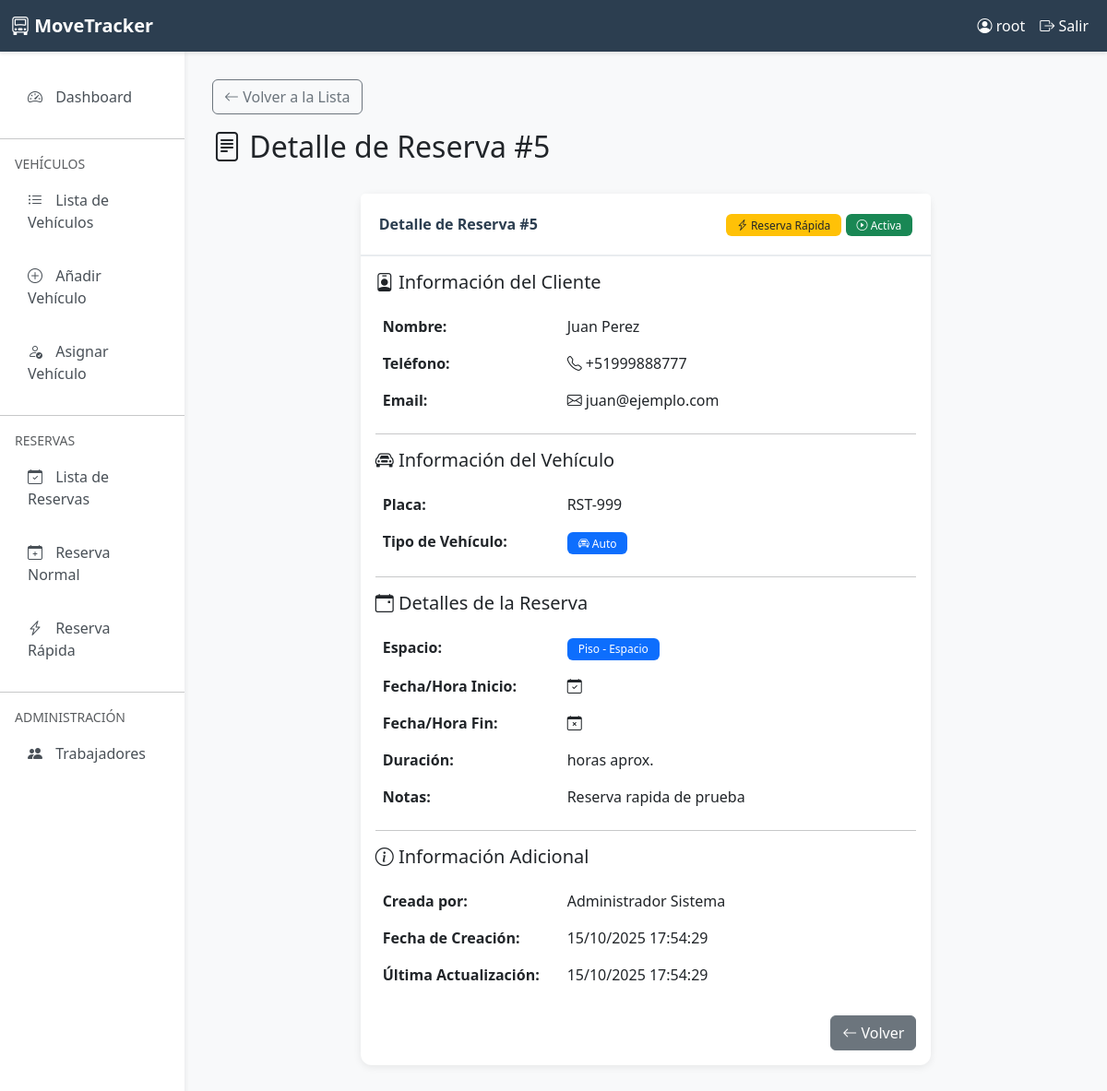
The app's page /parking/reservations/5/ (signed in) with its own data.
### parking/models.py (models this page shows, shortened)
class ParkingReservation(models.Model):
    class ReservationStatus(models.TextChoices):
        PENDING = 'PENDING', 'Pendiente'
        CONFIRMED = 'CONFIRMED', 'Confirmado'
        CANCELLED = 'CANCELLED', 'Cancelado'
        COMPLETED = 'COMPLETED', 'Completado'
    user = models.ForeignKey(
        User,
        on_delete=models.CASCADE,
        related_name='parking_reservations',
        verbose_name='Usuario',
        null=True,
        blank=True,
        help_text='Usuario registrado. Dejar en blanco para reserva rápida/manual'
    )
    vehicle = models.ForeignKey(
        Vehicle,
        on_delete=models.CASCADE,
        related_name='reservations',
        verbose_name='Vehículo',
        null=True,
        blank=True,
        help_text='Vehículo registrado. Dejar en blanco para reserva rápida/manual'
    )
    customer_name = models.CharField(
        max_length=100,
        blank=True,
        verbose_name='Nombre del Cliente',
        help_text='Para reservas rápidas sin usuario registrado'
    )
    customer_phone = models.CharField(
        max_length=20,
        blank=True,
        verbose_name='Teléfono del Cliente',
        help_text='Para reservas rápidas sin usuario registrado'
    )
    customer_email = models.EmailField(
        blank=True,
        verbose_name='Email del Cliente',
        help_text='Para reservas rápidas sin usuario registrado'
    )
    vehicle_plate = models.CharField(
        max_length=20,
        blank=True,
        verbose_name='Placa del Vehículo',
        help_text='Para reservas rápidas sin vehículo registrado'
    )
    vehicle_type_temp = models.CharField(
        max_length=20,
        choices=VehicleType.choices,
        blank=True,
        verbose_name='Tipo de Vehículo (Temporal)',
        help_text='Para reservas rápidas sin vehículo registrado'
    )
    parking_space = models.ForeignKey(
        ParkingSpace,
        on_delete=models.CASCADE,
        related_name='reservations',
        null=True,
        blank=True,
        verbose_name='Espacio Asignado'
    )
    status = models.CharField(
        max_length=20,
        choices=ReservationStatus.choices,
        default=ReservationStatus.PENDING,
        verbose_name='Estado'
    )
    reservation_date = models.DateTimeField(
        verbose_name='Fecha de Reserva',
        help_text='Fecha y hora para la cual se reserva'
    )
    duration_hours = models.PositiveIntegerField(
        verbose_name='Duración (horas)',
        validators=[MinValueValidator(1)],
        default=1
    )
    is_quick_reservation = models.BooleanField(
        default=False,
        verbose_name='Reserva Rápida',
        help_text='Indica si es una reserva rápida/manual sin usuario registrado'
    )
    notes = models.TextField(blank=True, verbose_name='Notas')
    created_by = models.ForeignKey(
        User,
        on_delete=models.SET_NULL,
        null=True,
        blank=True,
        related_name='reservations_created',
        verbose_name='Creado por',
        help_text='Trabajador o admin que creó la reserva'
    )
    created_at = models.DateTimeField(auto_now_add=True, verbose_name='Fecha de Creación')
    updated_at = models.DateTimeField(auto_now=True, verbose_name='Última Actualización')
    class Meta:
        verbose_name = 'Reserva de Estacionamiento'
        verbose_name_plural = 'Reservas de Estacionamiento'
        ordering = ['-reservation_date']
        indexes = [
            models.Index(fields=['status', 'reservation_date']),
            models.Index(fields=['user', 'status']),
            models.Index(fields=['is_quick_reservation', 'status']),
        ]

### parking/views.py (the view)
# urls.py: path('reservations/<int:pk>/', views.reservation_detail, name='reservation_detail'),
@login_required
@user_passes_test(is_admin_or_worker, login_url='user:login')
def reservation_detail(request, pk):
    reservation = get_object_or_404(
        ParkingReservation.objects.select_related(
            'vehicle', 'vehicle__owner', 'parking_space',
            'parking_space__floor', 'created_by'
        ),
        pk=pk
    )
    context = {
        'reservation': reservation,
        'title': f'Detalle de Reserva #{reservation.id}',
        'now': timezone.now()
    }
    return render(request, 'parking/reservation_detail.html', context)

### parking/templates/parking/reservation_detail.html (shortened to what this page needs)
{% extends 'parking/base.html' %}
{% block content %}
<div class="row mb-4">
    <div class="col-12">
        <a href="{% url 'parking:reservation_list' %}" class="btn btn-outline-secondary mb-3">
            <i class="bi bi-arrow-left"></i> Volver a la Lista
        </a>
        <h2><i class="bi bi-file-text"></i> {{ title }}</h2>
    </div>
</div>
<div class="row">
    <div class="col-md-8 mx-auto">
        <div class="card">
            <div class="card-header d-flex justify-content-between align-items-center">
                <span>Detalle de Reserva #{{ reservation.id }}</span>
                <div>
                    {% if reservation.is_quick_reservation %}
                        <span class="badge bg-warning text-dark">
                            <i class="bi bi-lightning-charge"></i> Reserva Rápida
                        </span>
                    {% else %}
                        <span class="badge bg-info">
                            <i class="bi bi-calendar-check"></i> Reserva Normal
                        </span>
                    {% endif %}
                    {% if reservation.is_cancelled %}
                        <span class="badge bg-danger">
                            <i class="bi bi-x-circle"></i> Cancelada
                        </span>
                    {% elif reservation.start_datetime > now %}
                        <span class="badge bg-secondary">
                            <i class="bi bi-clock"></i> Pendiente
                        </span>
                    {% elif reservation.end_datetime < now %}
                        <span class="badge bg-dark">
                            <i class="bi bi-check-circle"></i> Completada
                        </span>
                    {% else %}
                        <span class="badge bg-success">
                            <i class="bi bi-play-circle"></i> Activa
                        </span>
                    {% endif %}
                </div>
            </div>
            <div class="card-body">
                {% if reservation.is_quick_reservation %}
                    <h5 class="mb-3"><i class="bi bi-person-badge"></i> Información del Cliente</h5>
                    <table class="table table-borderless">
                        <tr>
                            <td width="200"><strong>Nombre:</strong></td>
                            <td>{{ reservation.customer_name }}</td>
                        </tr>
                        <tr>
                            <td><strong>Teléfono:</strong></td>
                            <td><i class="bi bi-telephone"></i> {{ reservation.customer_phone }}</td>
                        </tr>
                        {% if reservation.customer_email %}
                        <tr>
                            <td><strong>Email:</strong></td>
                            <td><i class="bi bi-envelope"></i> {{ reservation.customer_email }}</td>
                        </tr>
                        {% endif %}
                    </table>
                    <hr>
                    <h5 class="mb-3"><i class="bi bi-car-front"></i> Información del Vehículo</h5>
                    <table class="table table-borderless">
                        <tr>
                            <td width="200"><strong>Placa:</strong></td>
                            <td>{{ reservation.vehicle_plate }}</td>
                        </tr>
                        <tr>
                            <td><strong>Tipo de Vehículo:</strong></td>
                            <td>
                                {% if reservation.vehicle_type_temp == 'CAR' %}
                                    <span class="badge bg-primary">
                                        <i class="bi bi-car-front"></i> {{ reservation.get_vehicle_type_temp_display }}
                                    </span>
                                {% elif reservation.vehicle_type_temp == 'TRUCK' %}
                                    <span class="badge bg-warning text-dark">
                                        <i class="bi bi-truck"></i> {{ reservation.get_vehicle_type_temp_display }}
                                    </span>
                                {% else %}
                                    <span class="badge bg-info">
                                        <i class="bi bi-bicycle"></i> {{ reservation.get_vehicle_type_temp_display }}
                                    </span>
                                {% endif %}
                            </td>
                        </tr>
                    </table>
                {% endif %}
                <hr>
                <h5 class="mb-3"><i class="bi bi-calendar-event"></i> Detalles de la Reserva</h5>
                <table class="table table-borderless">
                    <tr>
                        <td width="200"><strong>Espacio:</strong></td>
                        <td>
                            <span class="badge bg-primary">
                                Piso {{ reservation.reserved_space.floor.floor_number }} - Espacio {{ reservation.reserved_space.space_number }}
                            </span>
                        </td>
                    </tr>
                    <tr>
                        <td><strong>Fecha/Hora Inicio:</strong></td>
                        <td><i class="bi bi-calendar-check"></i> {{ reservation.start_datetime|date:"d/m/Y H:i" }}</td>
                    </tr>
                    <tr>
                        <td><strong>Fecha/Hora Fin:</strong></td>
                        <td><i class="bi bi-calendar-x"></i> {{ reservation.end_datetime|date:"d/m/Y H:i" }}</td>
                    </tr>
                    <tr>
                        <td><strong>Duración:</strong></td>
                        <td>
                            {% widthratio reservation.end_datetime|timeuntil:reservation.start_datetime 1 1 %} horas aprox.
                        </td>
                    </tr>
                    {% if reservation.notes %}
                    <tr>
                        <td><strong>Notas:</strong></td>
                        <td>{{ reservation.notes }}</td>
                    </tr>
                    {% endif %}
                </table>
                <hr>
                <h5 class="mb-3"><i class="bi bi-info-circle"></i> Información Adicional</h5>
                <table class="table table-borderless">
                    <tr>
                        <td width="200"><strong>Creada por:</strong></td>
                        <td>{{ reservation.created_by.get_full_name|default:reservation.created_by.username }}</td>
                    </tr>
                    <tr>
                        <td><strong>Fecha de Creación:</strong></td>
                        <td>{{ reservation.created_at|date:"d/m/Y H:i:s" }}</td>
                    </tr>
                    {% if reservation.updated_at != reservation.created_at %}
                    <tr>
                        <td><strong>Última Actualización:</strong></td>
                        <td>{{ reservation.updated_at|date:"d/m/Y H:i:s" }}</td>
                    </tr>
                    {% endif %}
                </table>
                <div class="d-grid gap-2 d-md-flex justify-content-md-end mt-4">
                    <a href="{% url 'parking:reservation_list' %}" class="btn btn-secondary">
                        <i class="bi bi-arrow-left"></i> Volver
                    </a>
                </div>
            </div>
        </div>
    </div>
</div>
{% endblock %}

### parking/templates/parking/base.html (shortened to what this page needs)
{% load static %}
<!DOCTYPE html>
<html lang="es">
<head>
    <link href="https://cdn.jsdelivr.net/npm/bootstrap@5.3.0/dist/css/bootstrap.min.css" rel="stylesheet">
    <link rel="stylesheet" href="https://cdn.jsdelivr.net/npm/bootstrap-icons@1.10.0/font/bootstrap-icons.css">
</head>
<body>
    <nav class="navbar navbar-expand-lg navbar-dark">
        <div class="container-fluid">
            <a class="navbar-brand" href="{% url 'parking:dashboard' %}">
                <i class="bi bi-truck-front"></i> MoveTracker
            </a>
            <div class="collapse navbar-collapse" id="navbarNav">
                <ul class="navbar-nav ms-auto">
                    <li class="nav-item">
                        <a class="nav-link text-white" href="#">
                            <i class="bi bi-person-circle"></i> {{ user.get_full_name|default:user.username }}
                        </a>
                    </li>
                    <li class="nav-item">
                        <form method="post" action="{% url 'logout' %}" style="display: inline;">
                            <button type="submit" class="nav-link text-white bg-transparent border-0" style="cursor: pointer;">
                                <i class="bi bi-box-arrow-right"></i> Salir
                            </button>
                        </form>
                    </li>
                </ul>
            </div>
        </div>
    </nav>
    <div class="container-fluid">
        <div class="row">
            <nav class="col-md-2 d-md-block sidebar">
                <div class="nav flex-column">
                    <a class="nav-link {% if request.resolver_match.url_name == 'dashboard' %}active{% endif %}"
                       href="{% url 'parking:dashboard' %}">
                        <i class="bi bi-speedometer2"></i> Dashboard
                    </a>
                    <hr>
                    <small class="text-muted px-3">VEHÍCULOS</small>
                    <a class="nav-link {% if request.resolver_match.url_name == 'vehicle_list' %}active{% endif %}"
                       href="{% url 'parking:vehicle_list' %}">
                        <i class="bi bi-list-ul"></i> Lista de Vehículos
                    </a>
                    <a class="nav-link {% if request.resolver_match.url_name == 'add_vehicle' %}active{% endif %}"
                       href="{% url 'parking:add_vehicle' %}">
                        <i class="bi bi-plus-circle"></i> Añadir Vehículo
                    </a>
                    <a class="nav-link {% if request.resolver_match.url_name == 'assign_vehicle' %}active{% endif %}"
                       href="{% url 'parking:assign_vehicle' %}">
                        <i class="bi bi-person-check"></i> Asignar Vehículo
                    </a>
                    <hr>
                    <small class="text-muted px-3">RESERVAS</small>
                    <a class="nav-link {% if request.resolver_match.url_name == 'reservation_list' %}active{% endif %}"
                       href="{% url 'parking:reservation_list' %}">
                        <i class="bi bi-calendar-check"></i> Lista de Reservas
                    </a>
                    <a class="nav-link {% if request.resolver_match.url_name == 'normal_reservation' %}active{% endif %}"
                       href="{% url 'parking:normal_reservation' %}">
                        <i class="bi bi-calendar-plus"></i> Reserva Normal
                    </a>
                    <a class="nav-link {% if request.resolver_match.url_name == 'quick_reservation' %}active{% endif %}"
                       href="{% url 'parking:quick_reservation' %}">
                        <i class="bi bi-lightning-charge"></i> Reserva Rápida
                    </a>
                    {% if user.is_superuser or user.groups.all.0.name == 'admin' %}
                    <hr>
                    <small class="text-muted px-3">ADMINISTRACIÓN</small>
                    <a class="nav-link {% if request.resolver_match.url_name == 'worker_list' %}active{% endif %}"
                       href="{% url 'worker_list' %}">
                        <i class="bi bi-people-fill"></i> Trabajadores
                    </a>
                    {% endif %}
                </div>
            </nav>
            <main class="col-md-10 ms-sm-auto content-wrapper">
                {% block content %}{% endblock %}
            </main>
        </div>
    </div>
</body>
</html>

### records on screen
ParkingReservation: id "5", customer_name "Juan Perez", customer_phone "+51999888777", customer_email "juan@ejemplo.com", vehicle_plate "RST-999", vehicle_type_temp "Auto", notes "Reserva rapida de prueba", created_by.get_full_name "Administrador Sistema", created_at "15/10/2025 17:54:29", updated_at "15/10/2025 17:54:29"

### other values on screen
{{ user.get_full_name|default:user.username }} "root"
{{ title }} "Detalle de Reserva #5"
